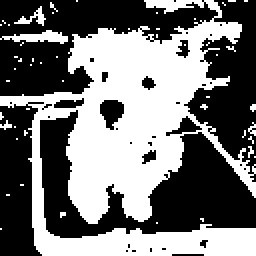
#> input picture ProblemSheets/dog.png, 128 x 128 px (shown 2 times larger)
$ python ProblemSheet8ML.py
#> lines starting #> are read from the running program, lines starting #| are printed output that depends on the picture
#> further down, im is the input picture: shape (128, 128, 4) float32; mean R, G, B, A 0.461, 0.461, 0.461, 1
import numpy as np
import matplotlib.pyplot as plt
import scipy.stats

def add_gaussian_noise(im,prop,varSigma):
#> called with prop = 0.7, varSigma = 0.1
    N = int(np.round(np.prod(im.shape)*prop))
#> N = 45875
    index = np.unravel_index(np.random.permutation(np.prod(im.shape))[1:N],im.shape)
    e = varSigma*np.random.randn(np.prod(im.shape)).reshape(im.shape)
    im2 = np.copy(im).astype('float')
    im2[index] += e[index]
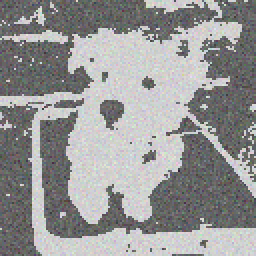
#> im2: shape (128, 128, 4) float64 (shown 2 times larger); mean R, G, B, A 0.461, 0.462, 0.46, 1; transparent parts drawn white
    return im2

def add_saltnpeppar_noise(im,prop):
#> called with prop = 0.7
    N = int(np.round(np.prod(im.shape)*prop))
#> N = 45875
    index = np.unravel_index(np.random.permutation(np.prod(im.shape))[1:N],im.shape)
    im2 = np.copy(im)
    im2[index] = 1-im2[index]
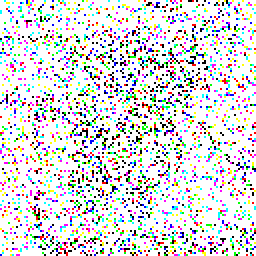
#> im2: shape (128, 128, 4) float32 (shown 2 times larger); mean R, G, B, A 0.514, 0.521, 0.519, 0.3; transparent parts drawn white
    return im2

def neighbours(i,j,M,N,size=4):
    if size==4:
        if (i==0 and j==0): n=[(0,1), (1,0)]
        elif i==0 and j==N-1: n=[(0,N-2), (1,N-1)]
        elif i==M-1 and j==0: n=[(M-1,1), (M-2,0)]
        elif i==M-1 and j==N-1: n=[(M-1,N-2), (M-2,N-1)]
        elif i==0: n=[(0,j-1), (0,j+1), (1,j)]
        elif i==M-1: n=[(M-1,j-1), (M-1,j+1), (M-2,j)]
        elif j==0: n=[(i-1,0), (i+1,0), (i,1)]
        elif j==N-1: n=[(i-1,N-1), (i+1,N-1), (i,N-2)]
        else: n=[(i-1,j), (i+1,j), (i,j-1), (i,j+1)]
        return n
    if size==8:
        print('Not yet implemented\n')
        return -1

def ICM(img,t=1):
    # THIS IS ALL BULLSHITE
    # DOES NOT WORK
#> called with t = 1
    vals=[-1,1]
    x=[vals[np.random.binomial(1,.5)] for _ in range(len(img)*len(img[0]))]
#> x = 16384 values, max 1 at index 2, min -1 at index 0, mean -0.0208
    x=np.array(x).reshape(len(img),len(img[0]))
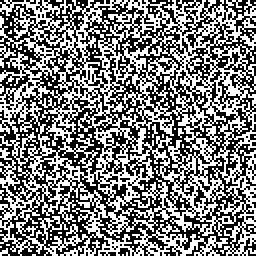
#> x: shape (128, 128) int64 (shown 2 times larger); values -1 (black) and 1 (white), 49% white in thin lines or dots
    print(x.shape)
#| (128, 128)
    for _ in range(t):
        for i in range(x.shape[0]):
            for j in range(x.shape[1]):
                neighs=[img[i][3] for i in neighbours(i,j,x.shape[0],x.shape[1])]
                x[i,j]=scipy.stats.mode(neighs)[0]
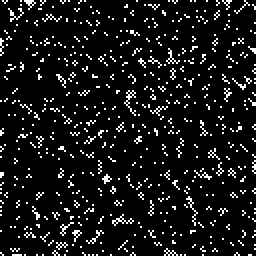
#> x: shape (128, 128) int64 (shown 2 times larger); values 0 (black) and 1 (white), 8.7% white in thin lines or dots
    return x

# proportion of pixels to alter
prop = 0.7
varSigma = 0.1

im = plt.imread('dog.png')
fig = plt.figure()
ax = fig.add_subplot(141)
ax.imshow(im,cmap='gray')

im2 = add_gaussian_noise(im,prop,varSigma)
ax2 = fig.add_subplot(142)
ax2.imshow(im2,cmap='gray')

im2 = add_saltnpeppar_noise(im,prop)
ax3 = fig.add_subplot(143)
ax3.imshow(im2,cmap='gray')

im3=ICM(im2)
ax4=fig.add_subplot(144)
ax4.imshow(im3,cmap="gray")

plt.show()
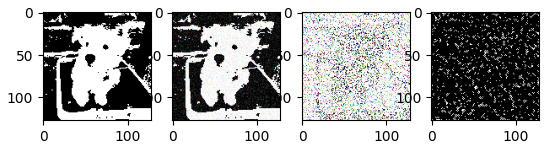
#> figure drawn by matplotlib, 4 panels
